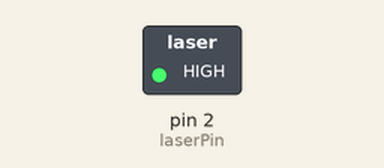
This sketch was run on a simulated Arduino Uno, built with avr-gcc and run on an emulated ATmega328P. Parts: switched loads named in the sketch (green lamp = pin HIGH). Dashed ring = blinking.

Above: at 0.5 s.
Timing chart, 0 to 4.6 s (numbered marks = the images above):
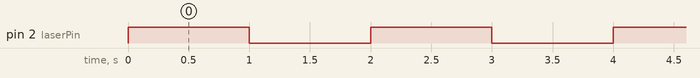

Measured:
- by itself, pin 2 (laserPin): alternates HIGH for 1.0 s and LOW for 1.0 s

The sketch:

KY-008_650nm_5V_Laser_Module.ino
```cpp
int laserPin = 2; // digital pin 2

void setup() {
  pinMode(laserPin, OUTPUT);
}

void loop() {
  digitalWrite(laserPin, HIGH); // turn on the laser
  delay(1000); // wait for 1 second
  digitalWrite(laserPin, LOW); // turn off the laser
  delay(1000); // wait for 1 second
}
```
